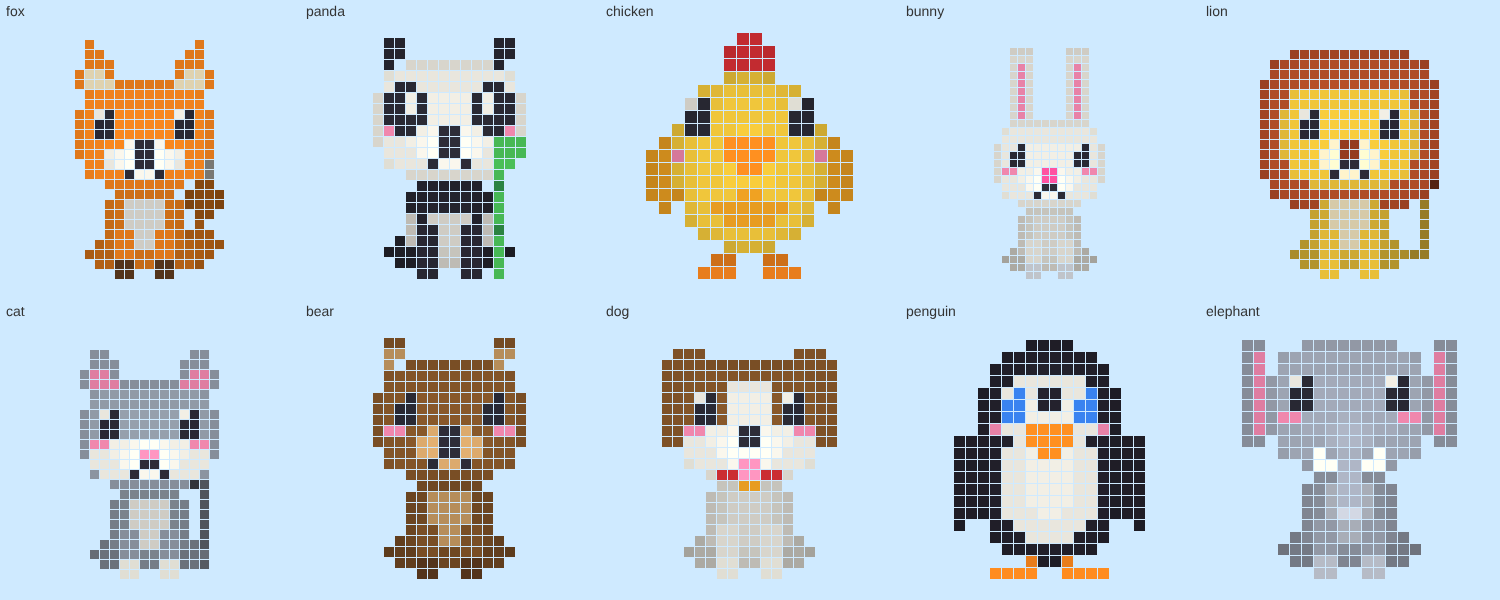
#> input picture voxel-bloom/Docs/AnimalsFront.png, 1500 x 600 px, given in place of avatar.png, which was not available
$ python layout.py
#> lines starting #> are read from the running program, lines starting #| are printed output that depends on the picture
import os
ROOT=os.environ.get('VB_ROOT', os.path.abspath(os.path.join(os.path.dirname(__file__), '..', '..')))
from PIL import Image, ImageDraw
U=ROOT+'/Assets/VoxelBloom/Art/UI/Resources/VBUI/'
R=ROOT+'/Docs/reference/extracted/'
W,H=1080,int(os.environ.get('VB_H','1920'))  # canvas height = 1080 * screen aspect (1920 for 16:9, 2374 for 20:9)
import sys
BG=sys.argv[1] if len(sys.argv)>1 else None
OUTP=sys.argv[2] if len(sys.argv)>2 else ROOT+'/Docs/HomeLayoutCheck.png'
c=Image.new('RGBA',(W,H),(120,190,255,255))
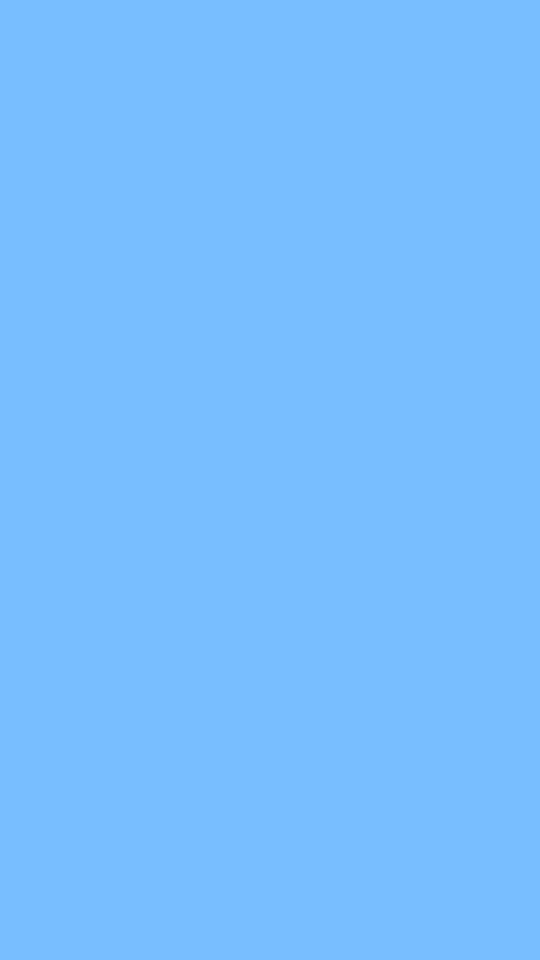
#> c: PIL image 1080x1920 RGBA (shown at 1/2 size); mean R, G, B, A 120, 190, 255, 255
T=int(os.environ.get('VB_TOP','0'))  # top safe-area inset (status bar / notch) in canvas units
SH=H-T                                # safe-area height: Root covers [T, H]
if BG:  # 3D render (900x1950 texture) shown with EnvelopeParent: width fits, centred vertically
    r=Image.open(BG).convert('RGBA'); sc=max(W/r.width,SH/r.height); r=r.resize((round(r.width*sc),round(r.height*sc)),Image.LANCZOS)
    ox,oy=(r.width-W)//2,(r.height-SH)//2; c.alpha_composite(r.crop((ox,oy,ox+W,oy+SH)),(0,T))
def put(path,cx,cy,w,flip=False,base=U):
#> called with path = 'HUD/avatar', cx = 100.1, cy = 79, w = 140.2, flip = False
    im=Image.open(base+path+'.png').convert('RGBA'); h=round(w*im.height/im.width); im=im.resize((round(w),h),Image.LANCZOS)
#> after `h = round(w * im.height / im.width)`: h = 56
#> after `im = im.resize((round(w), h), Image.LANCZOS)`:
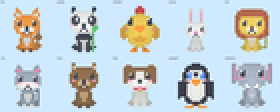
#> im: PIL image 140x56 RGBA (shown 2 times larger); mean R, G, B, A 196.5, 209.3, 216.2, 255
    if flip: im=im.transpose(Image.FLIP_LEFT_RIGHT)
    c.alpha_composite(im,(round(cx-w/2),round(cy-h/2)))
k=0.96; y=79+T
for p,x,w in [('HUD/avatar',0,146),('HUD/pill_hearts_blank',150,215),('HUD/pill_coins_blank',370,278),('HUD/pill_gems_blank',652,250)]:
    put(p,30+x*k+w*k/2,y,w*k)
#> pass 2 of the loop `for p,x,w in [('HUD/avatar',0,146),('HUD/pill_hearts_blank',150,215),(..`:
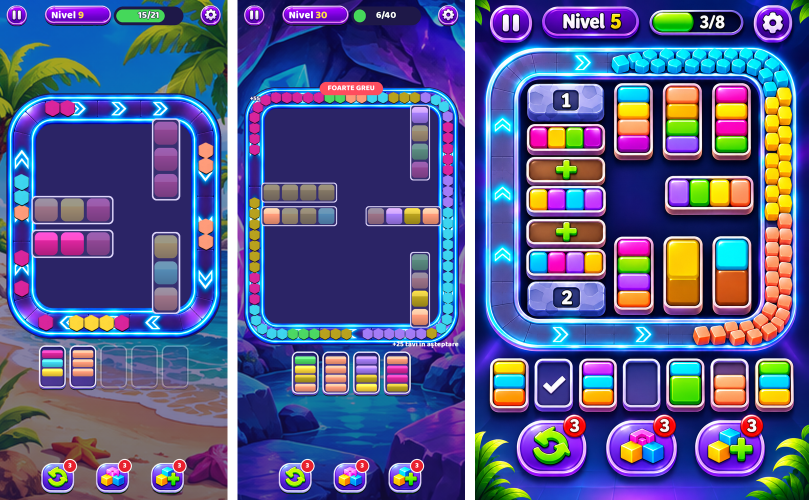
#> input picture voxel-bloom/Docs/GameMockupCompare.png, 1617 x 1000 px, given in place of pill_hearts_blank.png, which was not available (shown at 1/2 size)
#> im: PIL image 1617x1000 RGBA
#> in put (call 2), `im = im.resize((round(w), h), Image.LANCZOS)`:
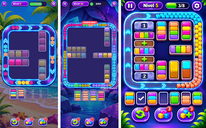
#> im: PIL image 206x128 RGBA; mean R, G, B, A 87, 90.8, 138.2, 255
#> in put (call 2), `c.alpha_composite(im,(round(cx-w/2),round(cy-h/2)))`:
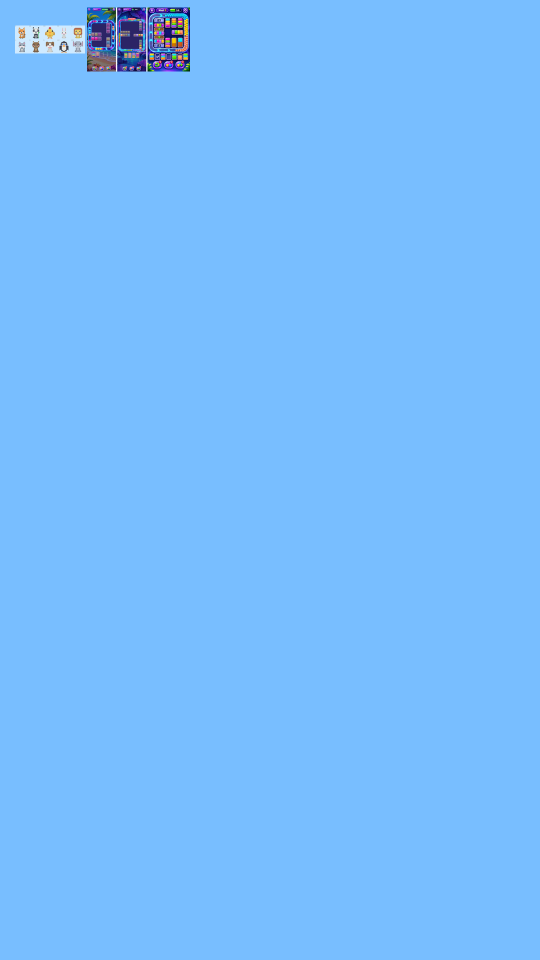
#> c: PIL image 1080x1920 RGBA (shown at 1/2 size); mean R, G, B, A 119.9, 188.8, 253.4, 255
#> (the run stopped early here; a loop or call above may not have finished)
